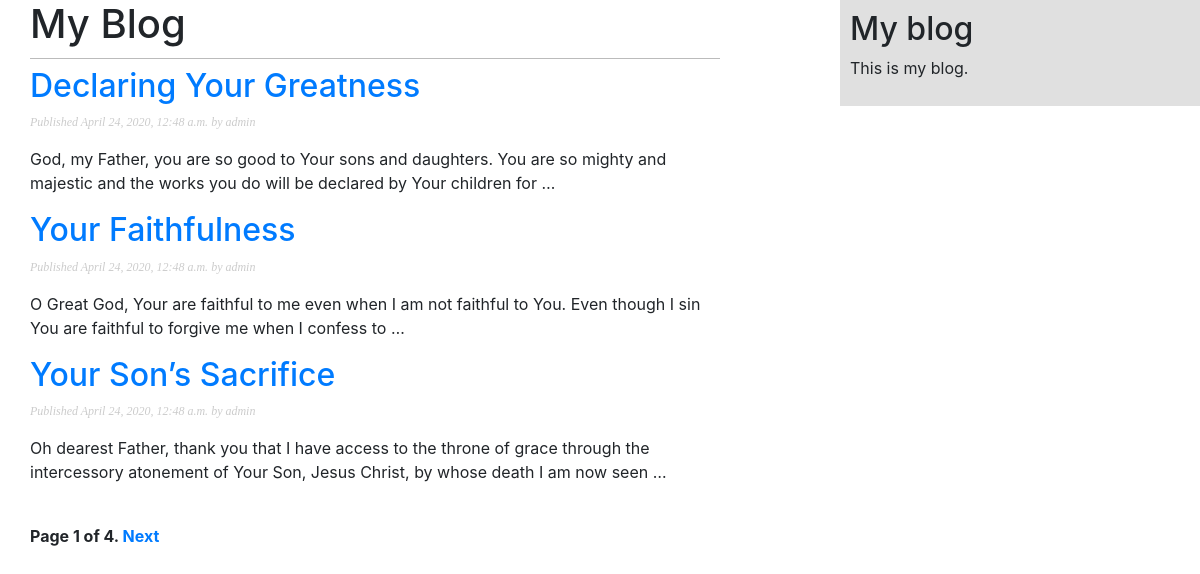
/BlogApp/, run on the app's committed database.
### BlogApp/models.py (models this page shows, shortened)
class Post(models.Model):
    STATUS_CHOICES = (
        ('draft', 'Draft'),
        ('published', 'Published'),
    )
    title = models.CharField(max_length=250)
    slug = models.SlugField(max_length=250,
                            unique_for_date='publish')
    author = models.ForeignKey(User,
                               on_delete=models.CASCADE,
                               related_name='blog_posts')
    body = models.TextField()
    publish = models.DateTimeField(default=timezone.now)
    created = models.DateTimeField(auto_now_add=True)
    updated = models.DateTimeField(auto_now=True)
    status = models.CharField(max_length=10,
                              choices=STATUS_CHOICES,
                              default='draft')
    objects = models.Manager()
    published = PublishedManager()
    tags = TaggableManager()
    class Meta:
        ordering = ('-publish',)
    def get_absolute_url(self):
        return reverse('BlogApp:post_detail',
                       args=[self.publish.year,
                             self.publish.month,
                             self.publish.day,
                             self.slug])

### BlogApp/views.py (the view)
# urls.py: path('', views.PostListView.as_view(), name='post_list'),
class PostListView(ListView):
    queryset = Post.published.all()
    context_object_name = 'posts'
    paginate_by = 3
    template_name = 'BlogApp/post/list.html'

### BlogApp/templates/BlogApp/post/list.html (shortened to what this page needs)
{% extends "BlogApp/base.html" %}
{% block content %}
    <h1>My Blog</h1>
    {% for post in posts %}
        <h2>
            <a href="{{ post.get_absolute_url }}">
                {{ post.title }}
            </a>
        </h2>
        <p class="date">
            Published {{ post.publish }} by {{ post.author }}
        </p>
        {{ post.body|truncatewords:30|linebreaks }}
    {% endfor %}
    {% include "pagination.html" with page=page_obj %}
{% endblock %}

### BlogApp/static/css/BlogApp.css (style rules this page uses)
body { margin:0; padding:0; font-family:helvetica, sans-serif; }
a { color:#00abff; text-decoration:none; }
h1 { font-weight:normal; border-bottom:1px solid #bbb; padding:0 0 10px 0; }
h2 { font-weight:normal; margin:30px 0 0; }
p.date { color:#ccc; font-family: georgia, serif; font-size: 12px; font-style: italic; }

### data on the page
Post: title "Declaring Your Greatness", publish "April 24, 2020, 12:48 a.m.", author "admin", body "God, my Father, you are so good to Your sons and daughters. You are so mighty and majestic and the works you do will be declared by Your children for …"
Post: title "Your Faithfulness", publish "April 24, 2020, 12:48 a.m.", author "admin", body "O Great God, Your are faithful to me even when I am not faithful to You. Even though I sin You are faithful to forgive me when I confess to …"
Post: title "Your Son’s Sacrifice", publish "April 24, 2020, 12:48 a.m.", author "admin", body "Oh dearest Father, thank you that I have access to the throne of grace through the intercessory atonement of Your Son, Jesus Christ, by whose death I am now seen …"

### other printed values
{{ page.number }} "1"
{{ page.paginator.num_pages }} "4"
